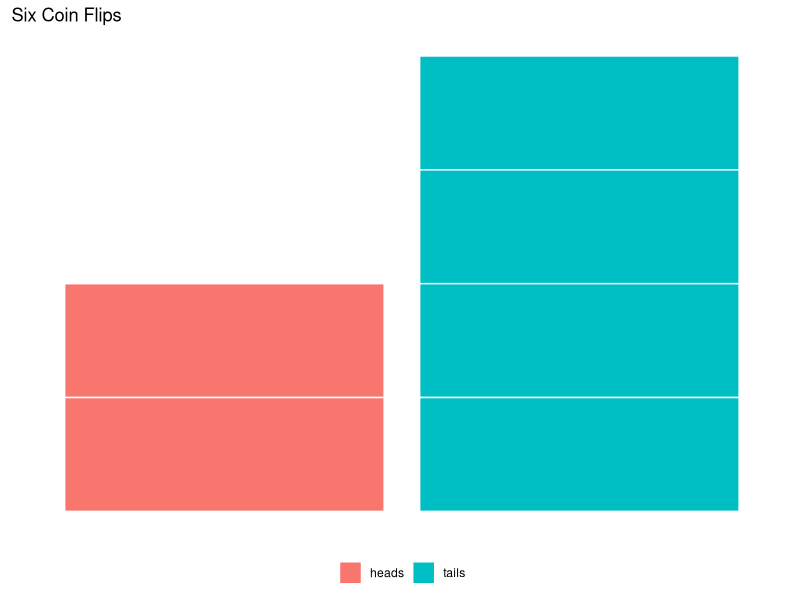
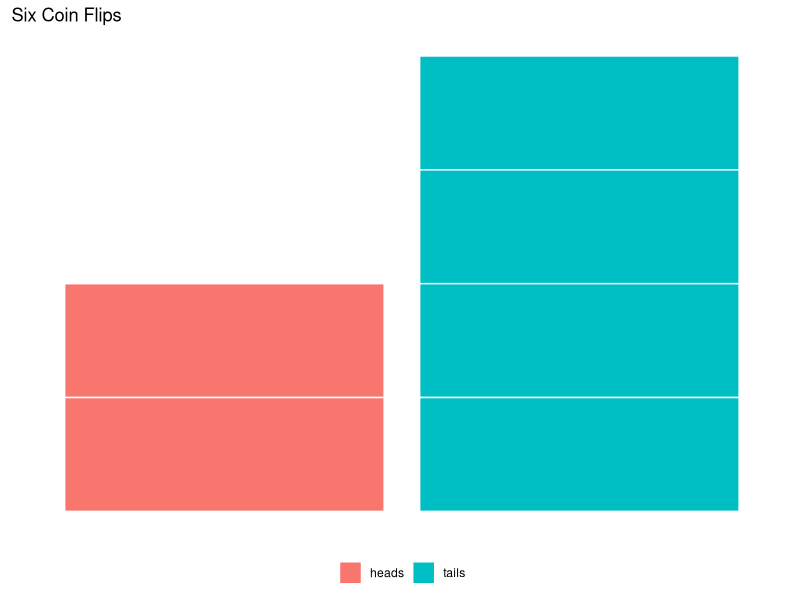
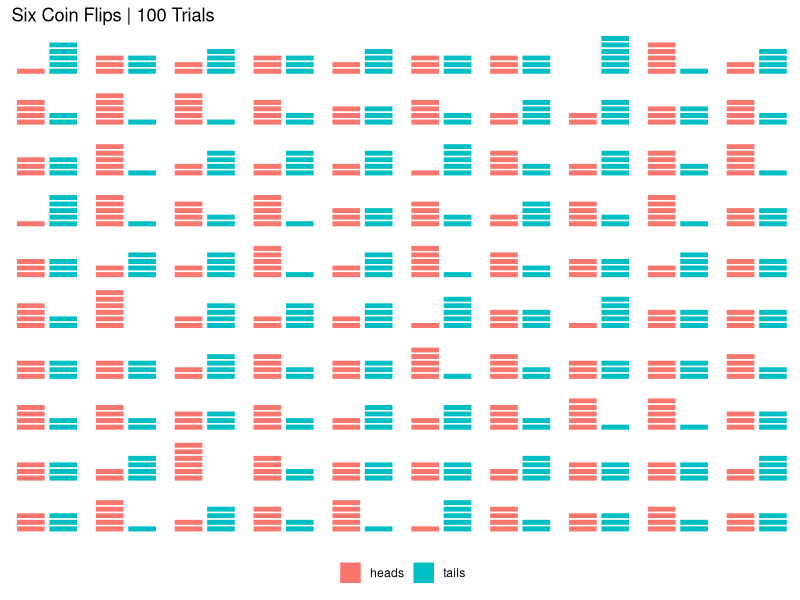
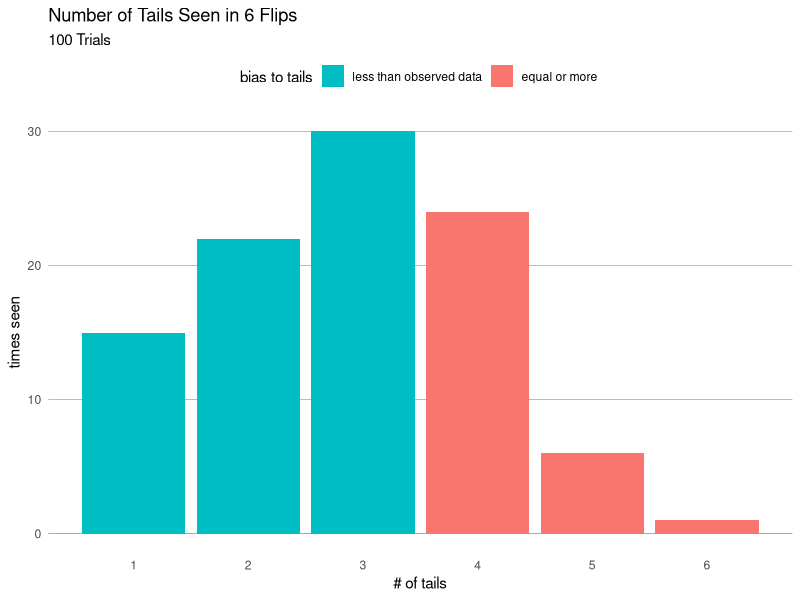

Here is the R script that generated these plots, in order:
## ---- chunk 1
knitr::opts_chunk$set(echo = TRUE)
knitr::opts_chunk$set(fig.align = "center")
library(tidyverse)
library(knitr)
set.seed(734645)

#Function for plotting coin flips. 
#Takes a dataframe with at least the column "flip" containing heads or tails in character value
plot_flips <- function(flip_data){
  flip_data %>% 
    mutate(value = 1, flip_num = 1:dim(flip_data)[1]) %>% 
    ggplot(aes(x = flip, y = value, group = flip_num, fill = flip)) +
    geom_bar(position = "stack", stat = "identity", color = "white") +
    labs(x = "", y = "times seen", title = "Six Coin Flips") +
    theme_minimal() + 
    theme(panel.grid.major = element_blank(),
          panel.grid.minor = element_blank(),
          strip.background = element_blank(),
          strip.text = element_blank(),
          axis.title=element_blank(),
          axis.text=element_blank(),
          axis.ticks=element_blank(),
          legend.position = "bottom",
          legend.title = element_blank()) 
}
## ---- chunk 2
#Write down coin flip results
flip_data <-  data_frame(flip = c("tails", "tails", "heads", "heads", "tails", "tails"))

#Plot the coin flips. 
#Code for plot_flips() is at the end of this document (it's ugly)
flip_data %>% plot_flips()
## ---- chunk 3
#Function to flip our coin 6 times
flip_coin <- function(numberOfCoins = 6, probHeads = 0.5){
  heads <- runif(numberOfCoins) > probHeads
  return(data_frame(flip = ifelse(heads, "heads", "tails")))
}

#flip our virtual coin 6 times
second_flip <- flip_coin()

#plot it
second_flip %>% plot_flips()
## ---- chunk 4
#Dataframe to hold our coin flips
flip_results <- data_frame(flip = character(), trial = numeric())

#Number of trials of flipping our coin 6 times we want to do. 
number_of_trials <- 100

#Actually run the trials 
for(trial_number in 1:number_of_trials){
  
  #Flip Coin 6 times and record results along with trial number
  flips <- flip_coin() %>%
    mutate(trial = trial_number)
  
  #Append this to our big results dataframe
  flip_results <- flip_results %>% bind_rows(flips)
}

#Let's plot all of these results into one big mega-graph
flip_results %>% 
  plot_flips() + 
  facet_wrap(~trial) + #make a new mini plot for each trial
  labs(title = "Six Coin Flips | 100 Trials")
## ---- chunk 5
#Count how many tails we got in each trial
tails_by_trial <- flip_results %>%   #Take our results
  filter(flip == "tails") %>%        #Look at only tails results
  group_by(trial) %>%                #Collapse per trial
  summarise(number_of_tails = n())   #Count the number of heads per trial

#Look at the first few of our results....
tails_by_trial %>% 
  head() %>% 
  kable(align = c("r", "c"))
## ---- chunk 6
tails_by_trial %>%
  mutate(`bias to tails` = ifelse(number_of_tails >= 4, "equal or more ", "less than observed data")) %>% 
  ggplot(aes(x = number_of_tails, fill = `bias to tails`)) + 
  geom_bar() + 
  labs(title = "Number of Tails Seen in 6 Flips", 
       subtitle = "100 Trials", x = "# of tails", y = "times seen") + 
  scale_x_continuous(breaks = 0:6) +               #Beyond here is unneccesary ggplot style stuff. 
  theme_minimal() +                                #I like pretty graphs
  theme(panel.grid.major.x = element_blank(),
        panel.grid.major.y = element_line( size=.1, color="black" ),
        panel.grid.minor = element_blank(),
        legend.position = "top") + 
  scale_fill_discrete(guide = guide_legend(reverse=T))
## ---- chunk 7
unusualness <- sum(tails_by_trial$number_of_tails >= 4) 
unusualness
